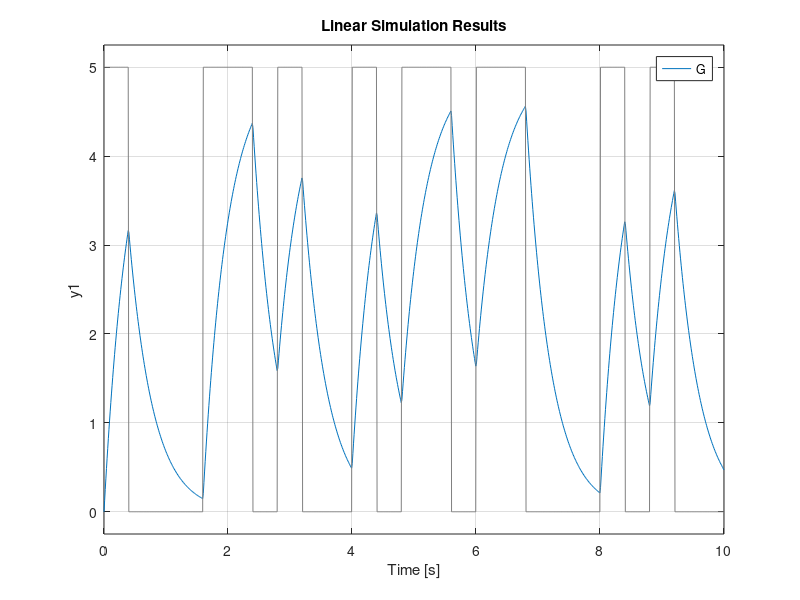

Source code (MATLAB):
pkg load control;
t = linspace(0,10,1000);
x = [];
for i=1:25
  if rand(1,1) > 0.5
    x = [x 5*ones(40,1)'];
  else
    x = [x 5*zeros(40,1)'];
  end
end
plot(t,x);
s = tf('s');
R = 39000;
C = 10^-5;
G = 1/(R*C*s+1);
lsim(G,x,t);
